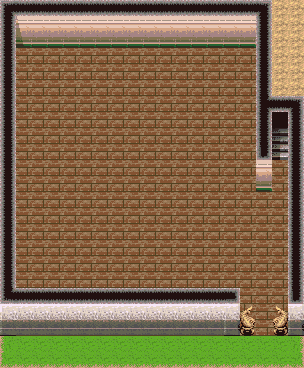

This game map was drawn from its Tiled (.tmx) file and the tilesets committed beside it. A one-line description and the full map source follow:
An orthogonal 19x23 tile map with 16x16 px tiles, 1 tile layer (Tile Layer 1).

<map version="1.10" tiledversion="1.10.2" orientation="orthogonal" renderorder="right-down" width="19" height="23" tilewidth="16" tileheight="16" infinite="0" nextlayerid="2" nextobjectid="1">
 <tileset firstgid="1" source="Library.tsx" />
 <layer id="1" name="Tile Layer 1" width="19" height="23">
  <data encoding="csv">
1,9,9,9,9,9,9,9,9,9,9,9,9,9,9,9,2,53,53,
18,22,23,23,23,23,23,23,23,23,23,23,23,23,23,23,18,53,53,
18,31,33,33,33,33,33,33,33,33,33,33,33,33,33,33,18,53,53,
18,26,26,26,26,26,26,26,26,26,26,26,26,26,26,26,18,53,53,
18,26,26,26,26,26,26,26,26,26,26,26,26,26,26,26,18,53,53,
18,26,26,26,26,26,26,26,26,26,26,26,26,26,26,26,18,53,53,
18,26,26,26,26,26,26,26,26,26,26,26,26,26,26,26,5,9,2,
18,26,26,26,26,26,26,26,26,26,26,26,26,26,26,26,18,24,18,
18,26,26,26,26,26,26,26,26,26,26,26,26,26,26,26,18,37,18,
18,26,26,26,26,26,26,26,26,26,26,26,26,26,26,26,12,46,18,
18,26,26,26,26,26,26,26,26,26,26,26,26,26,26,26,23,26,18,
18,26,26,26,26,26,26,26,26,26,26,26,26,26,26,26,33,26,18,
18,26,26,26,26,26,26,26,26,26,26,26,26,26,26,26,26,26,18,
18,26,26,26,26,26,26,26,26,26,26,26,26,26,26,26,26,26,18,
18,26,26,26,26,26,26,26,26,26,26,26,26,26,26,26,26,26,18,
18,26,26,26,26,26,26,26,26,26,26,26,26,26,26,26,26,26,18,
18,26,26,26,26,26,26,26,26,26,26,26,26,26,26,26,26,26,18,
18,26,26,26,26,26,26,26,26,26,26,26,26,26,26,26,26,26,18,
10,9,9,9,9,9,9,9,9,9,9,9,9,9,4,26,26,26,12,
19,20,20,20,20,20,20,20,20,20,20,20,20,20,21,39,26,40,21,
28,29,29,29,29,29,29,29,29,29,29,29,29,29,30,48,26,49,30,
41,42,42,42,42,42,42,42,42,42,42,42,42,42,42,42,42,42,43,
50,51,51,51,51,51,51,51,51,51,51,51,51,51,51,51,51,51,52
</data>
 </layer>
</map>